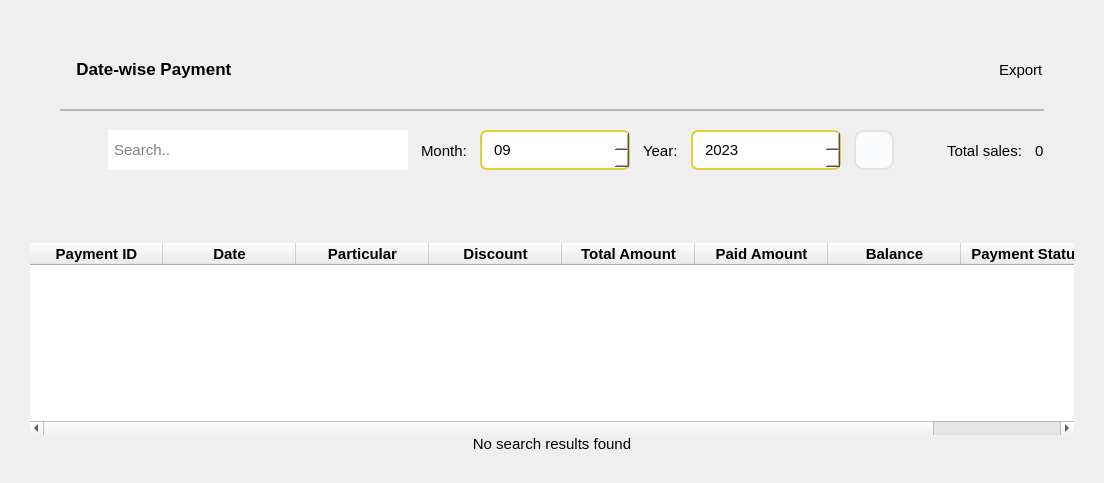
         <widget class="QWidget" name="datewise_payments_2">
          <layout class="QVBoxLayout" name="verticalLayout_32">
           <property name="spacing">
            <number>13</number>
           </property>
           <property name="leftMargin">
            <number>30</number>
           </property>
           <property name="topMargin">
            <number>30</number>
           </property>
           <property name="rightMargin">
            <number>30</number>
           </property>
           <property name="bottomMargin">
            <number>30</number>
           </property>
           <item>
            <widget class="QWidget" name="datewise_payment" native="true">
             <property name="minimumSize">
              <size>
               <width>0</width>
               <height>160</height>
              </size>
             </property>
             <property name="maximumSize">
              <size>
               <width>16777215</width>
               <height>160</height>
              </size>
             </property>
             <layout class="QVBoxLayout" name="verticalLayout_40">
              <property name="spacing">
               <number>0</number>
              </property>
              <property name="leftMargin">
               <number>30</number>
              </property>
              <property name="topMargin">
               <number>0</number>
              </property>
              <property name="rightMargin">
               <number>30</number>
              </property>
              <property name="bottomMargin">
               <number>0</number>
              </property>
              <item>
               <layout class="QHBoxLayout" name="horizontalLayout_54">
                <property name="spacing">
                 <number>13</number>
                </property>
                <property name="leftMargin">
                 <number>7</number>
                </property>
                <property name="topMargin">
                 <number>0</number>
                </property>
                <property name="rightMargin">
                 <number>0</number>
                </property>
                <property name="bottomMargin">
                 <number>0</number>
                </property>
                <item>
                 <widget class="QLabel" name="label_25">
                  <property name="minimumSize">
                   <size>
                    <width>0</width>
                    <height>60</height>
                   </size>
                  </property>
                  <property name="maximumSize">
                   <size>
                    <width>16777215</width>
                    <height>60</height>
                   </size>
                  </property>
                  <property name="font">
                   <font>
                    <pointsize>13</pointsize>
                    <weight>75</weight>
                    <bold>true</bold>
                   </font>
                  </property>
                  <property name="text">
                   <string>  Date-wise Payment</string>
                  </property>
                 </widget>
                </item>
                <item>
                 <spacer name="horizontalSpacer_21">
                  <property name="orientation">
                   <enum>Qt::Horizontal</enum>
                  </property>
                  <property name="sizeHint" stdset="0">
                   <size>
                    <width>318</width>
                    <height>20</height>
                   </size>
                  </property>
                 </spacer>
                </item>
                <item>
                 <layout class="QHBoxLayout" name="horizontalLayout_58">
                  <property name="spacing">
                   <number>0</number>
                  </property>
                  <item>
                   <widget class="QPushButton" name="printreport_dwp_btn">
                    <property name="minimumSize">
                     <size>
                      <width>35</width>
                      <height>35</height>
                     </size>
                    </property>
                    <property name="maximumSize">
                     <size>
                      <width>35</width>
                      <height>35</height>
                     </size>
                    </property>
                    <property name="cursor">
                     <cursorShape>PointingHandCursor</cursorShape>
                    </property>
                    <property name="text">
                     <string/>
                    </property>
                    <property name="icon">
                     <iconset resource="resource.qrc">
                      <normaloff>:/icon/icon/001lighticons-67full.png</normaloff>:/icon/icon/001lighticons-67full.png</iconset>
                    </property>
                    <property name="iconSize">
                     <size>
                      <width>60</width>
                      <height>60</height>
                     </size>
                    </property>
                    <property name="flat">
                     <bool>true</bool>
                    </property>
                   </widget>
                  </item>
                  <item>
                   <widget class="QLabel" name="label_78">
                    <property name="font">
                     <font>
                      <pointsize>11</pointsize>
                     </font>
                    </property>
                    <property name="text">
                     <string>Export</string>
                    </property>
                   </widget>
                  </item>
                 </layout>
                </item>
               </layout>
              </item>
              <item>
               <widget class="QFrame" name="separator_dwp">
                <property name="minimumSize">
                 <size>
                  <width>0</width>
                  <height>2</height>
                 </size>
                </property>
                <property name="maximumSize">
                 <size>
                  <width>16777215</width>
                  <height>2</height>
                 </size>
                </property>
                <property name="frameShape">
                 <enum>QFrame::StyledPanel</enum>
                </property>
                <property name="frameShadow">
                 <enum>QFrame::Raised</enum>
                </property>
               </widget>
              </item>
              <item>
               <layout class="QHBoxLayout" name="horizontalLayout_56">
                <property name="spacing">
                 <number>13</number>
                </property>
                <property name="leftMargin">
                 <number>0</number>
                </property>
                <property name="topMargin">
                 <number>0</number>
                </property>
                <property name="rightMargin">
                 <number>0</number>
                </property>
                <property name="bottomMargin">
                 <number>0</number>
                </property>
                <item>
                 <widget class="QPushButton" name="search_dwt_btn_4">
                  <property name="enabled">
                   <bool>false</bool>
                  </property>
                  <property name="minimumSize">
                   <size>
                    <width>35</width>
                    <height>35</height>
                   </size>
                  </property>
                  <property name="maximumSize">
                   <size>
                    <width>35</width>
                    <height>35</height>
                   </size>
                  </property>
                  <property name="text">
                   <string/>
                  </property>
                  <property name="icon">
                   <iconset resource="resource.qrc">
                    <normaloff>:/icon/icon/search-13-48.ico</normaloff>:/icon/icon/search-13-48.ico</iconset>
                  </property>
                  <property name="flat">
                   <bool>true</bool>
                  </property>
                 </widget>
                </item>
                <item>
                 <widget class="QLineEdit" name="edit_search_dwp">
                  <property name="minimumSize">
                   <size>
                    <width>300</width>
                    <height>40</height>
                   </size>
                  </property>
                  <property name="maximumSize">
                   <size>
                    <width>16777215</width>
                    <height>40</height>
                   </size>
                  </property>
                  <property name="font">
                   <font>
                    <pointsize>11</pointsize>
                   </font>
                  </property>
                  <property name="frame">
                   <bool>false</bool>
                  </property>
                  <property name="placeholderText">
                   <string> Search..</string>
                  </property>
                 </widget>
                </item>
                <item>
                 <widget class="QLabel" name="label_62">
                  <property name="font">
                   <font>
                    <pointsize>11</pointsize>
                   </font>
                  </property>
                  <property name="text">
                   <string>Month:</string>
                  </property>
                 </widget>
                </item>
                <item>
                 <widget class="QDateEdit" name="date_month_pmt">
                  <property name="minimumSize">
                   <size>
                    <width>150</width>
                    <height>40</height>
                   </size>
                  </property>
                  <property name="font">
                   <font>
                    <pointsize>11</pointsize>
                   </font>
                  </property>
                  <property name="cursor">
                   <cursorShape>PointingHandCursor</cursorShape>
                  </property>
                  <property name="styleSheet">
                   <string notr="true">QDateEdit{
	background-color:white;
	color:black;
	border-radius:7px;
    border: 2px solid #e0d234;
	padding-left: 10px;
}

QDateEdit::drop-down {
	border: 2px;
	background-color: #e0d234;
	padding: 5px 5px;
width: 15px;
}

QDateEdit::down-arrow {
	image: url(:/icon/icon/down-arrow.png);
	width: 15px;
	height: 15px;
	padding: 10px 10px;
}</string>
                  </property>
                  <property name="dateTime">
                   <datetime>
                    <hour>0</hour>
                    <minute>0</minute>
                    <second>0</second>
                    <year>2023</year>
                    <month>9</month>
                    <day>5</day>
                   </datetime>
                  </property>
                  <property name="displayFormat">
                   <string>MM</string>
                  </property>
                  <property name="calendarPopup">
                   <bool>false</bool>
                  </property>
                 </widget>
                </item>
                <item>
                 <widget class="QLabel" name="label_63">
                  <property name="font">
                   <font>
                    <pointsize>11</pointsize>
                   </font>
                  </property>
                  <property name="text">
                   <string>Year:</string>
                  </property>
                 </widget>
                </item>
                <item>
                 <widget class="QDateEdit" name="date_year_tnx_pmt">
                  <property name="minimumSize">
                   <size>
                    <width>150</width>
                    <height>40</height>
                   </size>
                  </property>
                  <property name="font">
                   <font>
                    <pointsize>11</pointsize>
                   </font>
                  </property>
                  <property name="cursor">
                   <cursorShape>PointingHandCursor</cursorShape>
                  </property>
                  <property name="styleSheet">
                   <string notr="true">QDateEdit{
	background-color:white;
	color:black;
	border-radius:7px;
    border: 2px solid #e0d234;
	padding-left: 10px;
}

QDateEdit::drop-down {
	border: 2px;
	background-color: #e0d234;
	padding: 5px 5px;
width: 15px;
}

QDateEdit::down-arrow {
	image: url(:/icon/icon/down-arrow.png);
	width: 15px;
	height: 15px;
	padding: 10px 10px;
}</string>
                  </property>
                  <property name="dateTime">
                   <datetime>
                    <hour>0</hour>
                    <minute>0</minute>
                    <second>0</second>
                    <year>2023</year>
                    <month>9</month>
                    <day>5</day>
                   </datetime>
                  </property>
                  <property name="displayFormat">
                   <string>yyyy</string>
                  </property>
                  <property name="calendarPopup">
                   <bool>false</bool>
                  </property>
                 </widget>
                </item>
                <item>
                 <widget class="QPushButton" name="pushButton_7">
                  <property name="minimumSize">
                   <size>
                    <width>40</width>
                    <height>40</height>
                   </size>
                  </property>
                  <property name="maximumSize">
                   <size>
                    <width>40</width>
                    <height>40</height>
                   </size>
                  </property>
                  <property name="cursor">
                   <cursorShape>PointingHandCursor</cursorShape>
                  </property>
                  <property name="styleSheet">
                   <string notr="true">QPushButton{
	border: 2px solid #e1e2e4;
	background-color: #fbfcfd;
	border-radius: 10px;
}

</string>
                  </property>
                  <property name="text">
                   <string/>
                  </property>
                  <property name="icon">
                   <iconset resource="resource.qrc">
                    <normaloff>:/icon/icon/01lighticons-04full.png</normaloff>:/icon/icon/01lighticons-04full.png</iconset>
                  </property>
                  <property name="iconSize">
                   <size>
                    <width>35</width>
                    <height>35</height>
                   </size>
                  </property>
                  <property name="flat">
                   <bool>true</bool>
                  </property>
                 </widget>
                </item>
                <item>
                 <spacer name="horizontalSpacer_22">
                  <property name="orientation">
                   <enum>Qt::Horizontal</enum>
                  </property>
                  <property name="sizeHint" stdset="0">
                   <size>
                    <width>40</width>
                    <height>20</height>
                   </size>
                  </property>
                 </spacer>
                </item>
                <item>
                 <widget class="QLabel" name="label_77">
                  <property name="font">
                   <font>
                    <pointsize>11</pointsize>
                   </font>
                  </property>
                  <property name="text">
                   <string>Total sales:</string>
                  </property>
                 </widget>
                </item>
                <item>
                 <widget class="QLabel" name="label_49">
                  <property name="font">
                   <font>
                    <pointsize>11</pointsize>
                   </font>
                  </property>
                  <property name="text">
                   <string>0</string>
                  </property>
                 </widget>
                </item>
               </layout>
              </item>
             </layout>
            </widget>
           </item>
           <item>
            <widget class="QWidget" name="table_area_payment" native="true">
             <property name="sizePolicy">
              <sizepolicy hsizetype="Expanding" vsizetype="Expanding">
               <horstretch>0</horstretch>
               <verstretch>0</verstretch>
              </sizepolicy>
             </property>
             <property name="styleSheet">
              <string notr="true">
#date_wise_table{

	border-top-left-radius: 30px;
	border-top-right-radius: 30px;
}</string>
             </property>
             <layout class="QVBoxLayout" name="verticalLayout_41">
              <property name="spacing">
               <number>0</number>
              </property>
              <property name="leftMargin">
               <number>0</number>
              </property>
              <property name="topMargin">
               <number>0</number>
              </property>
              <property name="rightMargin">
               <number>0</number>
              </property>
              <property name="bottomMargin">
               <number>0</number>
              </property>
              <item>
               <widget class="QLabel" name="blue_border_3">
                <property name="minimumSize">
                 <size>
                  <width>0</width>
                  <height>40</height>
                 </size>
                </property>
                <property name="font">
                 <font>
                  <pointsize>11</pointsize>
                  <weight>75</weight>
                  <bold>true</bold>
                 </font>
                </property>
                <property name="text">
                 <string/>
                </property>
               </widget>
              </item>
              <item>
               <widget class="QTableWidget" name="datewise_payment_table">
                <property name="frameShape">
                 <enum>QFrame::NoFrame</enum>
                </property>
                <property name="frameShadow">
                 <enum>QFrame::Plain</enum>
                </property>
                <property name="editTriggers">
                 <set>QAbstractItemView::NoEditTriggers</set>
                </property>
                <property name="selectionMode">
                 <enum>QAbstractItemView::MultiSelection</enum>
                </property>
                <property name="selectionBehavior">
                 <enum>QAbstractItemView::SelectRows</enum>
                </property>
                <property name="gridStyle">
                 <enum>Qt::NoPen</enum>
                </property>
                <property name="sortingEnabled">
                 <bool>true</bool>
                </property>
                <attribute name="horizontalHeaderDefaultSectionSize">
                 <number>133</number>
                </attribute>
                <attribute name="horizontalHeaderStretchLastSection">
                 <bool>true</bool>
                </attribute>
                <column>
                 <property name="text">
                  <string>Payment ID</string>
                 </property>
                 <property name="font">
                  <font>
                   <pointsize>11</pointsize>
                   <weight>75</weight>
                   <bold>true</bold>
                  </font>
                 </property>
                </column>
                <column>
                 <property name="text">
                  <string>Date</string>
                 </property>
                 <property name="font">
                  <font>
                   <pointsize>11</pointsize>
                   <weight>75</weight>
                   <bold>true</bold>
                  </font>
                 </property>
                </column>
                <column>
                 <property name="text">
                  <string>Particular</string>
                 </property>
                 <property name="font">
                  <font>
                   <pointsize>11</pointsize>
                   <weight>75</weight>
                   <bold>true</bold>
                  </font>
                 </property>
                </column>
                <column>
                 <property name="text">
                  <string>Discount</string>
                 </property>
                 <property name="font">
                  <font>
                   <pointsize>11</pointsize>
                   <weight>75</weight>
                   <bold>true</bold>
                  </font>
                 </property>
                </column>
                <column>
                 <property name="text">
                  <string>Total Amount</string>
                 </property>
                 <property name="font">
                  <font>
                   <pointsize>11</pointsize>
                   <weight>75</weight>
                   <bold>true</bold>
                  </font>
                 </property>
                </column>
                <column>
                 <property name="text">
                  <string>Paid Amount</string>
                 </property>
                 <property name="font">
                  <font>
                   <pointsize>11</pointsize>
                   <weight>75</weight>
                   <bold>true</bold>
                  </font>
                 </property>
                </column>
                <column>
                 <property name="text">
                  <string>Balance</string>
                 </property>
                 <property name="font">
                  <font>
                   <pointsize>11</pointsize>
                   <weight>75</weight>
                   <bold>true</bold>
                  </font>
                 </property>
                </column>
                <column>
                 <property name="text">
                  <string>Payment Status</string>
                 </property>
                 <property name="font">
                  <font>
                   <pointsize>11</pointsize>
                   <weight>75</weight>
                   <bold>true</bold>
                  </font>
                 </property>
                </column>
               </widget>
              </item>
              <item>
               <widget class="QLabel" name="no_datewiseP_found">
                <property name="font">
                 <font>
                  <pointsize>11</pointsize>
                 </font>
                </property>
                <property name="text">
                 <string>No search results found</string>
                </property>
                <property name="alignment">
                 <set>Qt::AlignCenter</set>
                </property>
               </widget>
              </item>
             </layout>
            </widget>
           </item>
          </layout>
         </widget>
